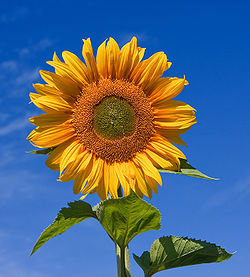
%> input picture sunflower.jpeg, 250 x 277 px
$ octave logTransformation.m   (GNU Octave 9; MATLAB toolbox functions it lacks are replaced by stand-ins)
%> lines starting %> are read from the running program, lines starting %| are printed output that depends on the picture
close all; clear all;

cd ~/Desktop/imageProcessingLessons/

inputImage = imread('sunflower.jpeg');
%> inputImage is the input picture: size 277x250x3 uint8; mean R, G, B 84.2, 106.1, 127.5
inputImageGray = double(rgb2gray(inputImage));
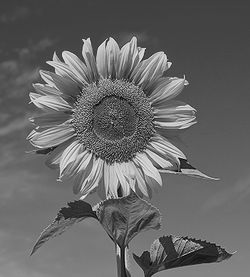
%> inputImageGray: size 277x250 double; min 2, max 245, mean 102

% % log transform the image
scalingConstant = 2.0;
logImage = scalingConstant * log(1 + inputImageGray);
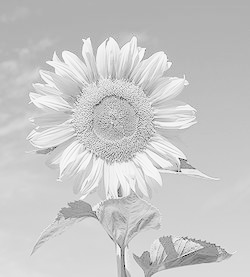
%> logImage: size 277x250 double; min 2.2, max 11.01, mean 9.14; drawn with min black and max white
figure('Name', 'Original Image'); imshow(abs(inputImageGray), []);
figure('Name', 'Log Image'); imshow(abs(logImage), []);
